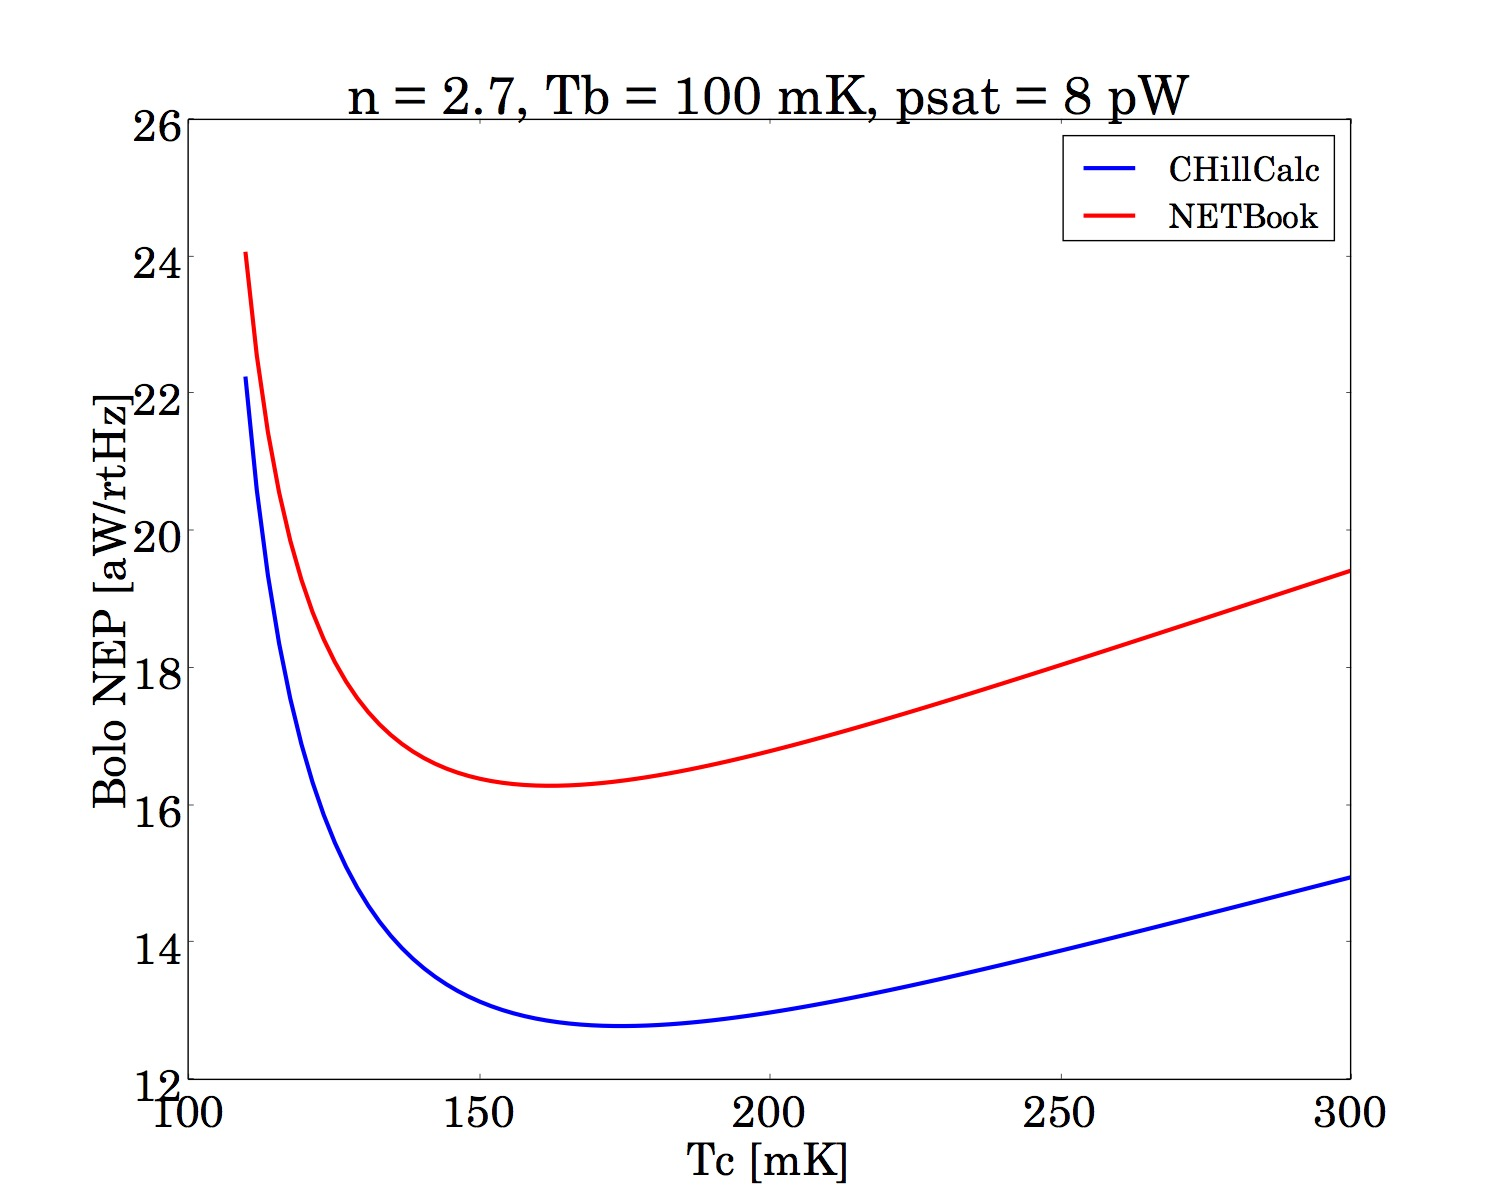

Python code for this plot:
#!/usr/local/bin/python

import numpy as np
import scipy.constants as sp
import matplotlib.pyplot as plt

#Charlie's bolometer noise
def cah(psat, n, Tb, Tc):
    return np.sqrt(4*sp.k*psat*Tb*(((np.power((n+1),2.)/((2*n)+3))*((np.power((Tc/Tb),((2*n)+3)) - 1)/np.power((np.power((Tc/Tb),(n+1)) - 1),2.)))))

#Sarah Marie's boloemter noise
def smb(psat, n, Tb, Tc, flink=1.):
    return np.sqrt(4.*sp.k*flink*(Tc**2)*(n*(Tc**(n-1.))*psat)/((Tc**n) - (Tb**n)))

#Compare the two
n = 2.7
Tb = 0.100
psat = 8.e-12
TcArr = np.linspace(0.110, 0.300, 100)
cahArr = np.array([cah(psat, n, Tb, Tc) for Tc in TcArr])
smbArr = np.array([smb(psat, n, Tb, Tc) for Tc in TcArr])

#Overplot the two
plt.figure(0, figsize=(15, 12))
plt.rc('font', size=32)
plt.rc('font', family='serif')
lw = 3

plt.plot(TcArr*1.e3, cahArr*1.e18, linewidth=lw, label="CHillCalc", color='b', linestyle='-')
plt.plot(TcArr*1.e3, smbArr*1.e18, linewidth=lw, label="NETBook",   color='r', linestyle='-')
plt.title("n = 2.7, Tb = 100 mK, psat = 8 pW")
plt.ylabel("Bolo NEP [aW/rtHz]")
plt.xlabel("Tc [mK]")
plt.legend(loc='best', fontsize=24)
plt.savefig("boloNoiseComparison.jpg")
